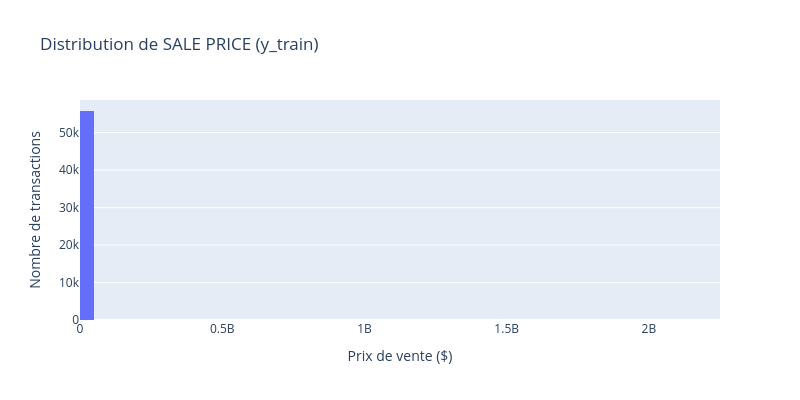

Notebook source saved alongside this figure:
### Code cell
# Histogramme de la distribution de SALE PRICE (y_train)
fig = px.histogram(
    y_train.dropna(),
    nbins=100,
    title="Distribution de SALE PRICE (y_train)",
    labels={"value": "Prix de vente ($)", "count": "Nombre de transactions"},
)

fig.update_layout(
    xaxis_title="Prix de vente ($)",
    yaxis_title="Nombre de transactions",
    showlegend=False,
    width=800,
    height=400
)

fig.show()

### Figure 1 — Plotly figure (JSON) as saved in the notebook; plotly's stock layout.template omitted (floating-point values rounded to 4 significant figures; data arrays with more than 128 entries replaced by an {"elided": "..."} marker saying what was removed)
{"data": [{"bingroup": "x", "hovertemplate": "variable=SALE PRICE<br>Prix de vente ($)=%{x}<br>count=%{y}<extra></extra>", "legendgroup": "SALE PRICE", "marker": {"color": "#636efa", "pattern": {"shape": ""}}, "name": "SALE PRICE", "nbinsx": 100, "orientation": "v", "showlegend": true, "type": "histogram", "x": {"elided": "55893 float values"}, "xaxis": "x", "yaxis": "y"}], "layout": {"barmode": "relative", "height": 400, "legend": {"title": {"text": "variable"}, "tracegroupgap": 0}, "showlegend": false, "title": {"text": "Distribution de SALE PRICE (y_train)"}, "width": 800, "xaxis": {"anchor": "y", "domain": [0, 1], "title": {"text": "Prix de vente ($)"}}, "yaxis": {"anchor": "x", "domain": [0, 1], "title": {"text": "Nombre de transactions"}}}}
